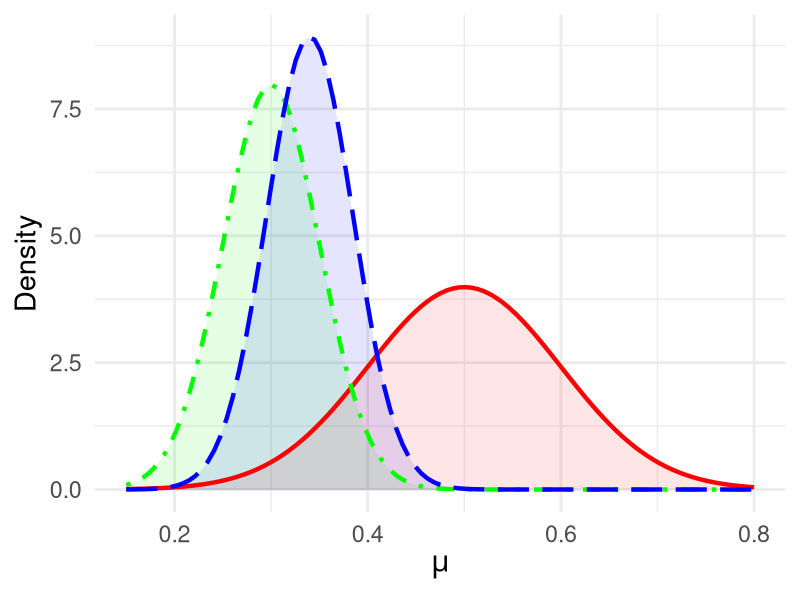
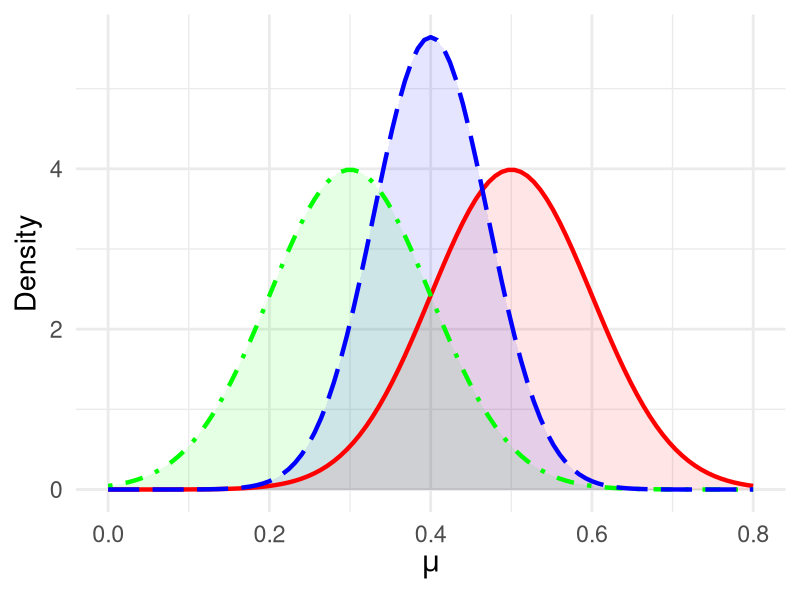
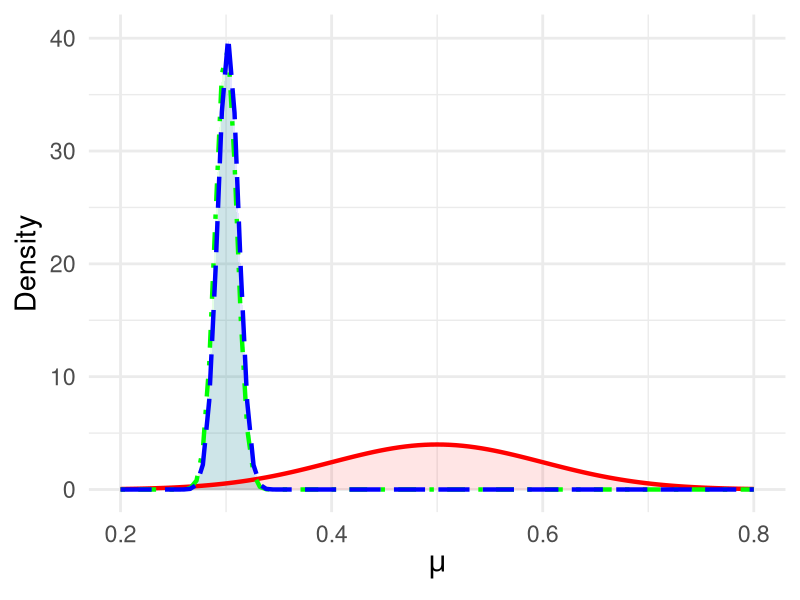

Source code (R) for these figures, in order:
## ---- chunk 1
knitr::opts_chunk$set(echo = TRUE)
library(tidyverse)
library(ggplot2)
## ---- chunk 2
summ  <- function(y, sd_y, mean_muprior, sd_muprior){
  sd_mupost <- sqrt(1/(1/sd_muprior^2 + 1/sd_y^2))
  mean_mupost <- (mean_muprior/(sd_muprior^2) + y/(sd_y^2))*(sd_mupost^2)
  return(tibble(mean = mean_mupost, sd = sd_mupost))
}
## ---- chunk 3
get_ci <- function(y, sd_y, mean_muprior, sd_muprior, alpha = 0.95){
  res <- summ(y = y, sd_y = sd_y, mean_muprior = mean_muprior, sd_muprior = sd_muprior)
  return(qnorm(c((1-alpha)/2, 1-(1-alpha)/2), mean = res$mean, sd = res$sd))
}
## ---- chunk 4
plot_priorpost <- function(y, sd_y, mean_muprior, sd_muprior){
  post <- summ(y = y, sd_y = sd_y, mean_muprior = mean_muprior, sd_muprior = sd_muprior)

  prior_dens <- function(x) dnorm(x, mean = mean_muprior , sd = sd_muprior)
  post_dens <- function(x) dnorm(x, mean = post$mean, sd = post$sd )
  like <- function(x) dnorm(x, mean = y, sd = sd_y)

  myprettyplot <- ggplot(NULL, aes(c(
          min(post$mean - 3*post$sd, y - 3*sd_y, mean_muprior - 3*sd_muprior), 
          max(post$mean + 3*post$sd, y + 3*sd_y, mean_muprior + 3*sd_muprior) 
          ))) + 
      geom_area(stat = "function", fun = prior_dens, fill = "red", alpha = 0.1) + 
      geom_area(stat = "function", fun = like, fill = "green", alpha = 0.1) + 
      geom_area(stat = "function", fun = post_dens, fill = "blue", alpha = 0.1) + 
      geom_line(stat = "function", fun = prior_dens, color = "red", linetype = "solid", linewidth = 1.5) +
      geom_line(stat = "function", fun = like, linetype = "dotdash", color = "green", linewidth = 1.5) +
      geom_line(stat = "function", fun = post_dens, linetype = "longdash", color = "blue", linewidth = 1.5) +
      theme_minimal(base_size = 21) +
      ylab("Density") +
      xlab(expression(mu)) 

  return(myprettyplot)
}
## ---- chunk 5
plot_priorpost(y = 0.3, sd_y = 0.05, mean_muprior = 0.5, sd_muprior = 0.1)
## ---- chunk 6
plot_priorpost(y = 0.3, sd_y = 0.1, mean_muprior = 0.5, sd_muprior = 0.1)
## ---- chunk 7
plot_priorpost(y = 0.3, sd_y = 0.01, mean_muprior = 0.5, sd_muprior = 0.1)
## ---- chunk 8
res <- summ(y = 0.3, sd_y = 0.05, mean_muprior = 0.5, sd_muprior = 0.1)
res
## ---- chunk 9
get_ci(y = 0.3, sd_y = 0.05, mean_muprior = 0.5, sd_muprior = 0.1)
## ---- chunk 10
get_ci(y = 0.3, sd_y = 0.05, mean_muprior = 0.5, sd_muprior = 0.1, alpha = 0.8)
